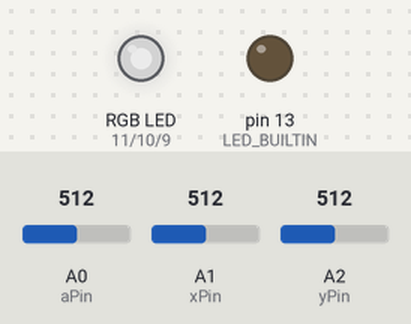
The sketch below on a simulated Arduino Uno, built with avr-gcc and run on an emulated ATmega328P. Parts: an RGB LED mixed from three pins (HIGH = lit), output pins drawn as LEDs (lit = HIGH). Inputs (shaded band) come from the test bench; at power-on: A0 (aPin) = 512, A1 (xPin) = 512, A2 (yPin) = 512. Dim RGB values are drawn brighter than linear.

Above: at 1.2 s.
1.3 s: A0 (aPin) set to 716
At 1.8 s:
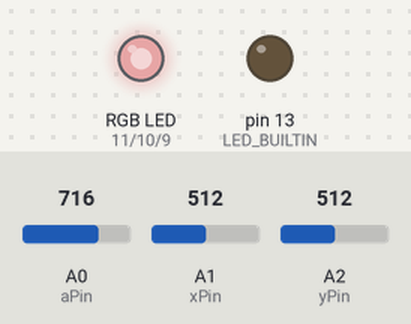
2.8 s: A1 (xPin) set to 716
At 3.5 s:
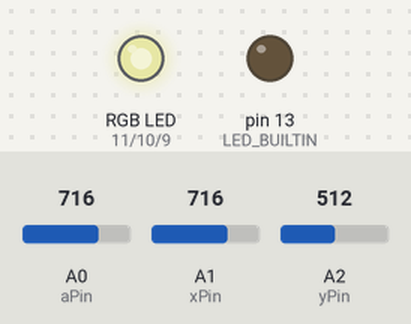
4.3 s: A2 (yPin) set to 716
At 5.2 s:
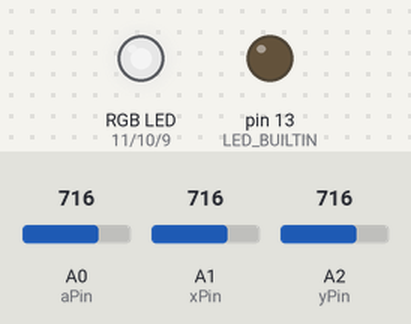
5.8 s: A0 (aPin) set to 900
At 6.3 s:
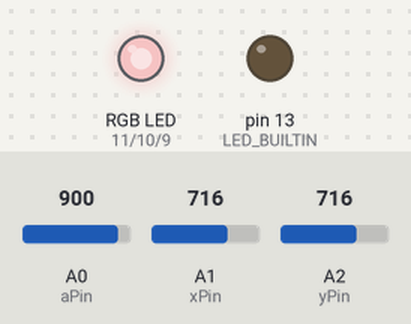
7.3 s: A1 (xPin) set to 900
At 8.0 s:
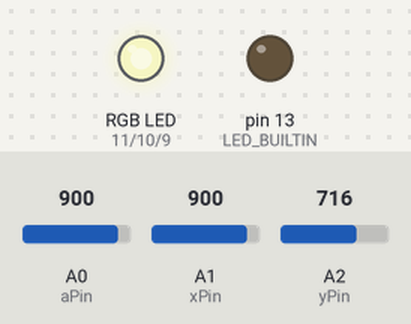
8.8 s: A2 (yPin) set to 900
At 9.6 s:
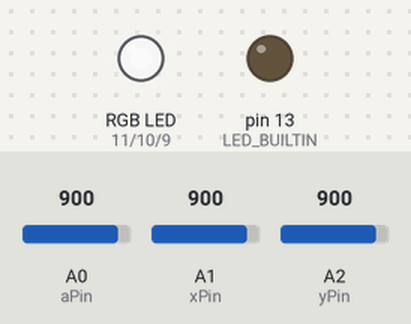
Timing chart, 0 to 11.3 s (numbered marks = the images above; inputs shaded):
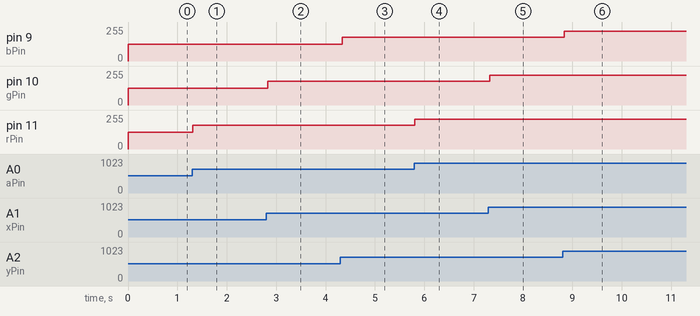

Measured:
- after the input at 1.3 s, pin 11 (rPin): 127/255 → 178/255 at once
- after the input at 2.8 s, pin 10 (gPin): 127/255 → 178/255 at once
- after the input at 4.3 s, pin 9 (bPin): 127/255 → 178/255 at once
- after the input at 5.8 s, pin 11 (rPin): 178/255 → 224/255 at once
- after the input at 7.3 s, pin 10 (gPin): 178/255 → 224/255 at once
- after the input at 8.8 s, pin 9 (bPin): 178/255 → 224/255 at once

The sketch:

analog_rgb.ino
```cpp
/*
 * PS2 controller / joypad

          +-------+
   GND ---+O     O|
   +5v ---+       |
   VRx ---+       |
   VRy ---+O     O|
    SW    +-------+

*/

const int rPin = 11;
const int gPin = 10;
const int bPin = 9;
const int aPin = A0; // any run of the mill analog input
const int xPin = A1; // analog pin for joystick
const int yPin = A2;
int i;

void setup()
{
  pinMode(LED_BUILTIN, OUTPUT);
//  pinMode(swPin, INPUT_PULLUP);
//  Serial.begin(9600);
}

void loop()
{
//  Serial.println(analogRead(aPin));
  analogWrite(rPin, map(analogRead(aPin), 0, 1023, 0, 255));
  analogWrite(gPin, map(analogRead(xPin), 0, 1023, 0, 255));
  analogWrite(bPin, map(analogRead(yPin), 0, 1023, 0, 255));
  delay(50);
}

//  if (digitalRead(swPin) == HIGH)
 /*
  int ledLevelL = map(sensorReading, 511, 0, 0, ledCount);
  int ledLevelR = map(sensorReading, 512, 1023, 0, ledCount);
//  long cur_voltage = readVcc();
  // if voltage drops below 5001, turn on red led
//  digitalWrite(1, (cur_voltage < 5001 ? HIGH : LOW));
//  digitalWrite(1, (cur_voltage < 4500 ? HIGH : LOW));
  if (sensorReading < 511)
  {
    for (i = 0; i < ledCount; i++) digitalWrite(ledPinsRight[i], LOW);
    for (int thisLed = 0; thisLed < ledCount; thisLed++)
      digitalWrite(ledPinsLeft[thisLed], (thisLed < ledLevelL ? HIGH : LOW));
  }
  if (sensorReading > 511)
  {
    for (i = 0; i < ledCount; i++) digitalWrite(ledPinsLeft[i], LOW);
    for (int thisLed = 0; thisLed < ledCount; thisLed++)
      digitalWrite(ledPinsRight[thisLed], (thisLed < ledLevelR ? HIGH : LOW));
  }
  // If in the middle; turn on 13
  digitalWrite(LED_BUILTIN, (digitalRead(6) == LOW && digitalRead(7) == LOW ? HIGH : LOW));
  val = analogRead(potpin);            // reads the value of the potentiometer (value between 0 and 1023)
  val = map(val, 0, 1023, 179, 0);     // scale it to use it with the servo (value between 0 and 180)
  myservo.write(val);                  // sets the servo position according to the scaled value
  delay(15);                           // waits for the servo to get there
}
const int rPinA = 11;
const int gPinA = 10;
const int bPinA = 9;

const int rPinB = 6;
const int gPinB = 5;
const int bPinB = 3;

void setup()
{
  pinMode(rPinA, OUTPUT);
  pinMode(gPinA, OUTPUT);
  pinMode(bPinA, OUTPUT);
  pinMode(rPinB, OUTPUT);
  pinMode(gPinB, OUTPUT);
  pinMode(bPinB, OUTPUT);
  pinMode(LED_BUILTIN, OUTPUT);
}

void loop()
{
  unsigned int rgbA[3];
  unsigned int rgbB[3];
  int rev_dec;

  rgbA[0] = rgbB[2] = 255;
  rgbA[1] = rgbA[2] = rgbB[0] = rgbB[1] = 0;
  for (int decrement = 0; decrement < 3; decrement++)
  {
    rev_dec = abs(decrement - 2);
    int incrementA = decrement == 2 ? 0 : decrement + 1;
    int incrementB = rev_dec == 2 ? 0 : rev_dec + 1;
    for (int i = 0; i < 255; i += 1)
    {
      rgbA[decrement] -= 1;
      rgbA[incrementA] += 1;
      color(rPinA, gPinA, bPinA, rgbA[0], rgbA[1], rgbA[2]);
      rgbB[rev_dec] -= 1;
      rgbB[incrementB] += 1;
      color(rPinB, gPinB, bPinB, rgbB[0], rgbB[1], rgbB[2]);
      delay(5);
    }
  }
}

void color(int rPin, int bPin, int gPin, unsigned char red, unsigned char green, unsigned char blue)
{
  analogWrite(rPin, red);
  analogWrite(bPin, blue);
  analogWrite(gPin, green);
}
*/
```
